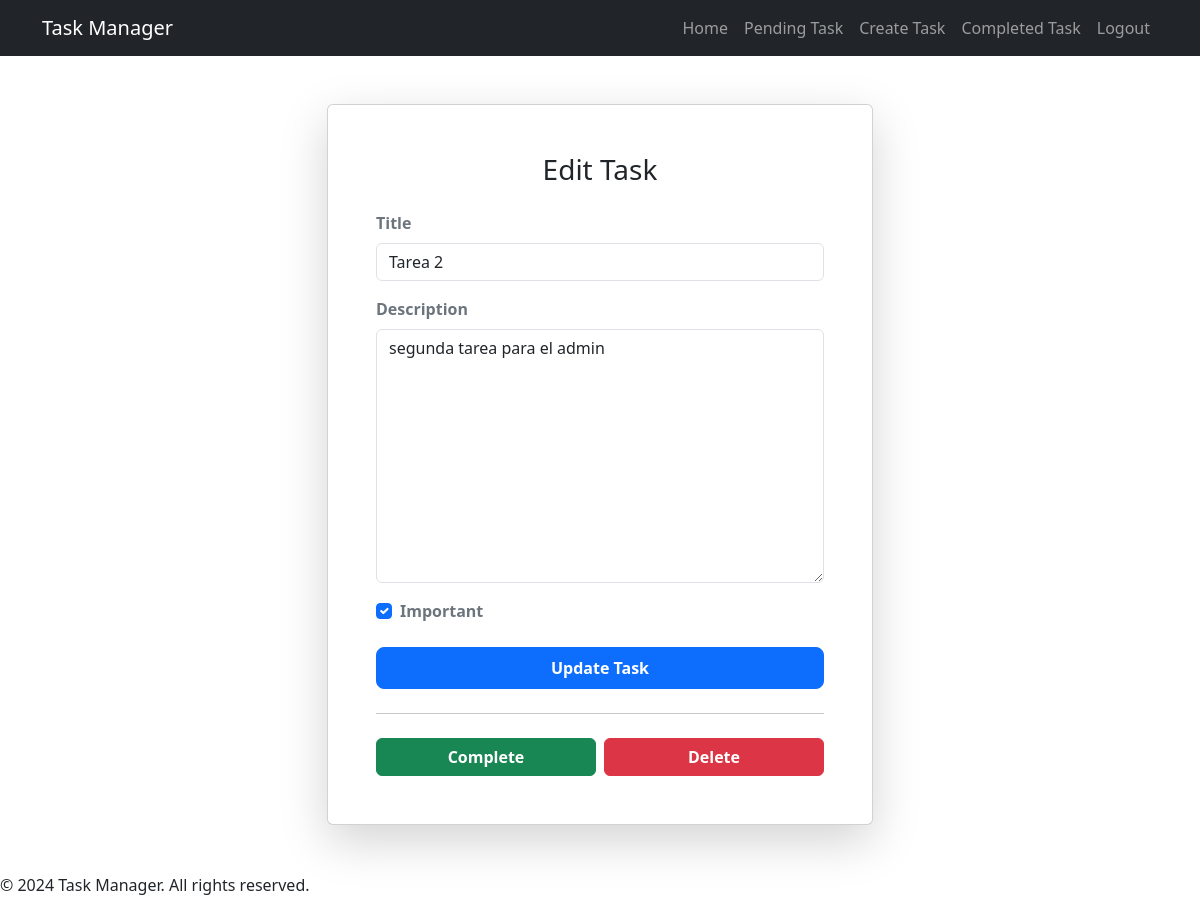
/tasks/2/ (signed in), run on the app's committed database.
### tasks/models.py (models this page shows, shortened)
class Task(models.Model):
   title = models.CharField(max_length=100)
   description = models.TextField()
   created = models.DateTimeField(auto_now_add=True)
   datecompleted = models.DateTimeField(null=True, blank=True)
   important = models.BooleanField(default=False)
   user = models.ForeignKey('auth.User', on_delete=models.CASCADE)

### tasks/views.py (the view, shortened to what this page needs)
# urls.py: path('tasks/<int:task_id>/', views.tasks_detail, name='task_detail'),
@login_required
def tasks_detail(request, task_id):
   if request.method == 'GET':
      task = get_object_or_404(Task, pk=task_id, user=request.user)
      form = TaskForm(instance=task)
      return render(request, 'task_detail.html', {'task': task, 'form': form})

### tasks/forms.py
class TaskForm(forms.ModelForm):
    class Meta:
        model = Task
        fields = ['title', 'description', 'important']
        widgets = {
            'title': forms.TextInput(attrs={'class': 'form-control', 'placeholder': 'Enter task title'}),
            'description': forms.Textarea(attrs={'class': 'form-control', 'placeholder': 'Enter task description'}),
            'important': forms.CheckboxInput(attrs={'class': 'form-check-input'}),
        }

### tasks/templates/task_detail.html (shortened to what this page needs)
{% extends 'base.html' %}
{% block content %}
<main class="container my-5">
   <div class="row justify-content-center">
      <div class="col-md-8 col-lg-6">
         <div class="card shadow-lg rounded">
            <div class="card-body p-4 p-md-5">
               <h1 class="card-title h3 text-center mb-4">Edit Task</h1>
               <form action="{% url 'task_detail' task.id %}" method="POST">
                  {% for field in form %}
                     {% if field.name == 'important' %}
                        <div class="form-check mb-4">
                           {{ field }}
                           <label class="form-check-label fw-semibold text-secondary" for="{{ field.id_for_label }}">
                              {{ field.label }}
                           </label>
                        </div>
                     {% else %}
                        <div class="mb-3">
                           <label class="form-label fw-semibold text-secondary" for="{{ field.id_for_label }}">
                              {{ field.label }}
                           </label>
                           {{ field }}
                        </div>
                     {% endif %}
                  {% endfor %}
                  <div class="d-grid mt-4">
                     <button type="submit" class="btn btn-primary btn-lg fs-6 fw-semibold">Update Task</button>
                  </div>
               </form>
               <hr class="my-4">
               <div class="d-flex gap-2">
                  <form action="{% url 'complete_task' task.id %}" method="POST" class="w-50">
                     <button type="submit" class="btn btn-success w-100 fw-semibold">Complete</button>
                  </form>
                  <form action="{% url 'delete_task' task.id %}" method="POST" class="w-50">
                     <button type="submit" class="btn btn-danger w-100 fw-semibold">Delete</button>
                  </form>
               </div>
            </div>
         </div>
      </div>
   </div>
</main>
{% endblock %}

### data on the page
Task: form "Tarea 2" "segunda tarea para el admin", form "☑"

### other printed values
{{ field.label }} "Title" "Description"
{{ field.label }} "Important"
